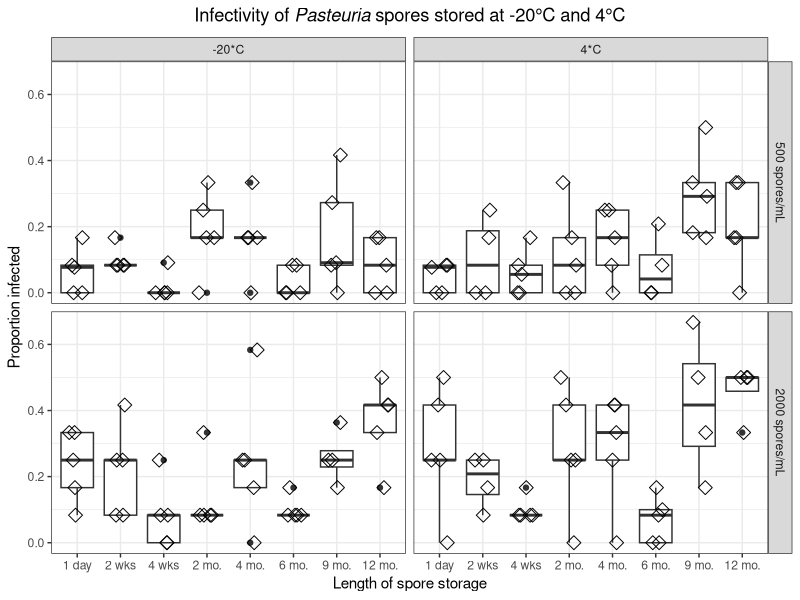
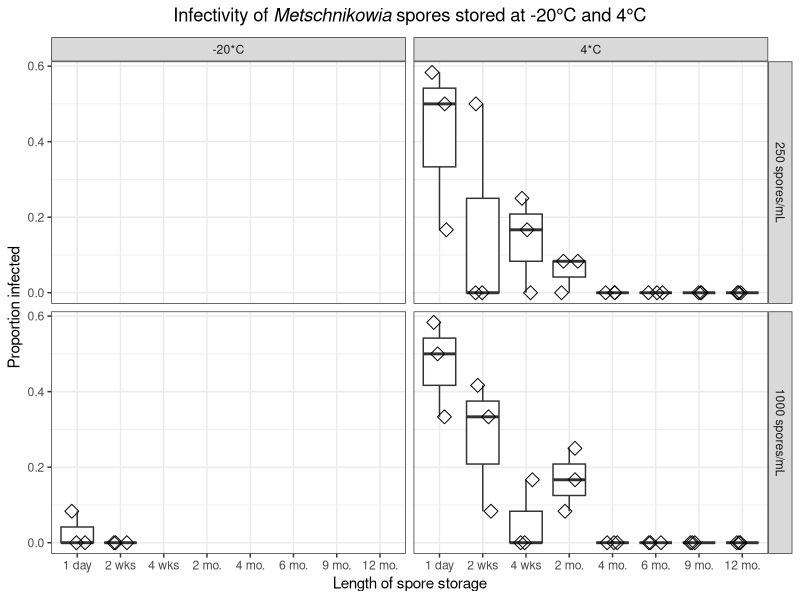
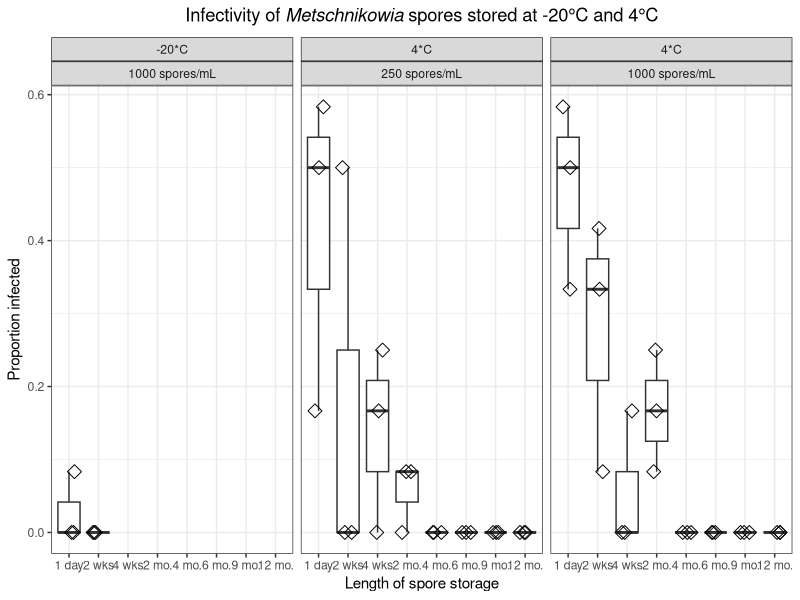
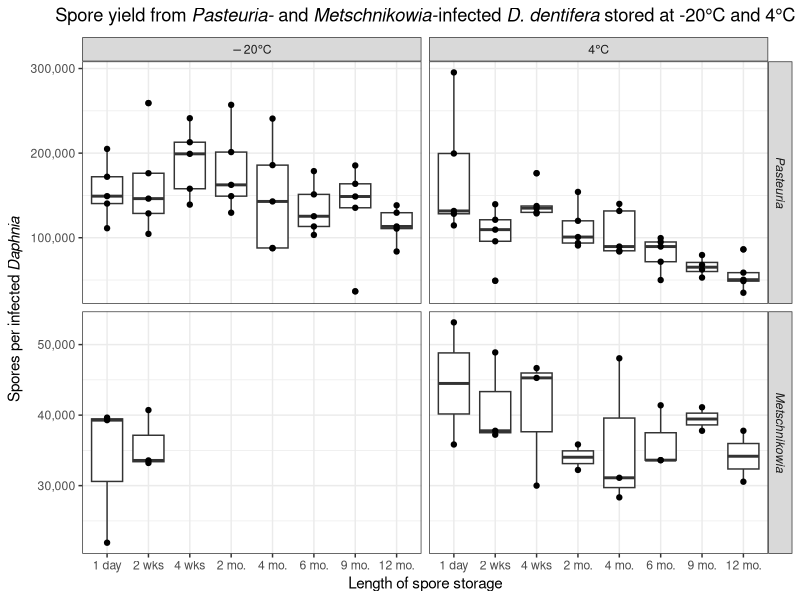

Source code (R) for these figures, in order:
## ---- chunk 1
knitr::opts_chunk$set(echo = TRUE)
## ---- chunk 2
library(tidyverse)
library(cowplot)
## ---- chunk 3
sporedata <- read.csv("SporeStorage.csv")
colnames(sporedata)

sporedata$reptube <- substr(sporedata$Rep, start = 1, stop = 1)
sporedata$repbeaker <- substr(sporedata$Rep, start = 2, stop = 2)

sporedata$propinf <- sporedata$Infected/sporedata$Total.checked

#NOTE: excluding the one Pasteuria tube that had an oddly low spore count with no explanation noted in lab notebook about how Katie got enough spores to do the exposures
sporedata <- sporedata %>%
  subset(sporedata$Possible.problem < 1)

summarydata <- sporedata %>%
  group_by(Storage.length,Parasite,Dose,Fridge.or.freezer,reptube) %>%
  summarise(sumchecked = sum(Total.checked), suminfected = sum(Infected))

summarydata$propinf <- summarydata$suminfected/summarydata$sumchecked

## ---- chunk 4
summarydata$Storage.length <- plyr::mapvalues(summarydata$Storage.length, from = c("1 day","2 weeks","4 weeks","2 months","4 months","6 months","9 months","1 year"), to = c("1 day","2 wks", "4 wks","2 mo.","4 mo.","6 mo.","9 mo.","12 mo."))

summarydata$Storage.length <- factor(summarydata$Storage.length, 
                                            c("1 day","2 wks", "4 wks","2 mo.","4 mo.","6 mo.","9 mo.","12 mo."))

summarydata$Parasite <- str_replace(summarydata$Parasite,"Metsch","Metschnikowia")

summarydata$Dose <- as.factor(summarydata$Dose)

summarydata$storagetemp <- plyr::mapvalues(summarydata$Fridge.or.freezer, from = c("Fridge","Freezer"), to = c("4*C", "-20*C"))
## ---- chunk 5
summarydata$Dose <- plyr::mapvalues(summarydata$Dose, from = c("500","2000"), to = c("500 spores/mL", "2000 spores/mL"))

pastplottitle <- expression(paste("Infectivity of"~italic("Pasteuria "),"spores stored at -20°C and 4°C"))

pastplotplusboxplot <- summarydata %>%
  filter(Parasite=="Pasteuria") %>%
  ggplot(aes(x=Storage.length,y=propinf)) +
  geom_boxplot() +
  geom_point(shape=5,size=3,position=position_jitter(width=0.2, height=0)) +
  theme_bw()  + facet_grid(Dose~storagetemp) +
  ggtitle(pastplottitle) +
  theme(plot.title = element_text(hjust = 0.5)) +
  xlab("Length of spore storage") +
  ylab("Proportion infected") +
  theme(legend.position="none")

pastplotplusboxplot
save_plot("pastplotplusboxplot.jpg", pastplotplusboxplot, base_width = 8, base_height = 6)
## ---- chunk 6
summarydata$Dose <- plyr::mapvalues(summarydata$Dose, from = c("250","1000"), to = c("250 spores/mL", "1000 spores/mL"))

metschplottitle <- expression(paste("Infectivity of"~italic("Metschnikowia "),"spores stored at -20°C and 4°C"))

metschplotplusboxplot <- summarydata %>%
  filter(Parasite=="Metschnikowia") %>%
  ggplot(aes(x=Storage.length,y=propinf)) +
  geom_boxplot() +
  geom_point(shape=5,size=3,position=position_jitter(width=0.2, height=0)) +
  theme_bw()  + facet_grid(Dose~storagetemp) +
  ggtitle(metschplottitle) +
  theme(plot.title = element_text(hjust = 0.5)) +
  xlab("Length of spore storage") +
  ylab("Proportion infected") +
  theme(legend.position="none")

metschplotplusboxplot
save_plot("metschplotplusboxplot.jpg", metschplotplusboxplot, base_width = 8, base_height = 6)

metschplotplusboxplotwrap <- summarydata %>%
  filter(Parasite=="Metschnikowia") %>%
  ggplot(aes(x=Storage.length,y=propinf)) +
  geom_boxplot() +
  geom_point(shape=5,size=3,position=position_jitter(width=0.2, height=0)) +
  theme_bw()  + facet_wrap(storagetemp~Dose) +
  ggtitle(metschplottitle) +
  theme(plot.title = element_text(hjust = 0.5)) +
  xlab("Length of spore storage") +
  ylab("Proportion infected") +
  theme(legend.position="none")

metschplotplusboxplotwrap
save_plot("metschplotplusboxplotwrap.jpg", metschplotplusboxplotwrap, base_width = 10, base_height = 3)

## ---- chunk 7
summarydata$lengthdays <- plyr::mapvalues(summarydata$Storage.length, from = c("1 day","2 wks", "4 wks","2 mo.","4 mo.","6 mo.","9 mo.","12 mo."), to = c("1", "14", "28",  "78", "120", "189", "273", "358"))
#str(summarydata)

summarydata$lengthdays <- as.numeric(as.character(summarydata$lengthdays))

#str(summarydata)

summarydata$sumuninfected <- (summarydata$sumchecked - summarydata$suminfected)

metschfridgedata <- summarydata %>%
  subset(Parasite == "Metschnikowia" & Fridge.or.freezer == "Fridge")

# resource for this approach: http://www.simonqueenborough.info/R/stats-basic/glm.html
metschfridgedatay <- cbind(metschfridgedata$suminfected, metschfridgedata$sumuninfected)

metschfridgemodel1<- glm(metschfridgedatay~metschfridgedata$Dose*metschfridgedata$lengthdays,family = binomial)

summary(metschfridgemodel1)

pastdata <- summarydata %>%
  subset(Parasite == "Pasteuria")

pastdatay <- cbind(pastdata$suminfected, pastdata$sumuninfected)

pastmodel1<- glm(pastdatay~pastdata$storagetemp*pastdata$lengthdays*pastdata$Dose,family = binomial)

summary(pastmodel1)
## ---- chunk 8
past500fridgedata <- pastdata %>%
  subset(Dose == "500 spores/mL" & Fridge.or.freezer == "Fridge")

past500fridgedatay <- cbind(past500fridgedata$suminfected, past500fridgedata$sumuninfected)

past500fridgemodel1<- glm(past500fridgedatay~past500fridgedata$lengthdays,family = binomial)

summary(past500fridgemodel1)

past2000fridgedata <- pastdata %>%
  subset(Dose == "2000 spores/mL" & Fridge.or.freezer == "Fridge")

past2000fridgedatay <- cbind(past2000fridgedata$suminfected, past2000fridgedata$sumuninfected)

past2000fridgemodel1<- glm(past2000fridgedatay~past2000fridgedata$lengthdays,family = binomial)

summary(past2000fridgemodel1)

past500freezerdata <- pastdata %>%
  subset(Dose == "500 spores/mL"& Fridge.or.freezer == "Freezer")

past500freezerdatay <- cbind(past500freezerdata$suminfected, past500freezerdata$sumuninfected)

past500freezermodel1<- glm(past500freezerdatay~past500freezerdata$lengthdays,family = binomial)

summary(past500freezermodel1)

past2000freezerdata <- pastdata %>%
  subset(Dose == "2000 spores/mL" & Fridge.or.freezer == "Freezer")

past2000freezerdatay <- cbind(past2000freezerdata$suminfected, past2000freezerdata$sumuninfected)

past2000freezermodel1<- glm(past2000freezerdatay~past2000freezerdata$lengthdays,family = binomial)

summary(past2000freezermodel1)
## ---- chunk 9
sporecountdata <- read.csv("SporeStorageSporeCounts.csv")
sporecountdata <- subset(sporecountdata, Exclude < 1)

sporecountdata$Fridge.or.freezer <- ifelse(sporecountdata$Storage.Temp == 4,"Fridge","Freezer")

sporecountdata$Storage.Length <- factor(sporecountdata$Storage.Length, 
                                            c("1 day","2 wks", "4 wks","2 mo.","4 mo.","6 mo.","9 mo.","12 mo."))

sporecountdata$lengthdays <- plyr::mapvalues(sporecountdata$Storage.Length, from = c("1 day","2 wks", "4 wks","2 mo.","4 mo.","6 mo.","9 mo.","12 mo."), to = c("1", "14", "28",  "78", "120", "189", "273", "358"))

sporecountdata$lengthdays <- as.numeric(as.character(sporecountdata$lengthdays))


metschfridgesporedata <- sporecountdata %>%
  subset(sporecountdata$Parasite == "Metsch" & sporecountdata$Fridge.or.freezer == "Fridge")

metschfridgesporedata$lnSporesperDaphnia <- log(metschfridgesporedata$Spores.per.Daphnia)
metschfridgesporemodel1 <- lm(lnSporesperDaphnia~lengthdays,data=metschfridgesporedata)
summary(metschfridgesporemodel1)
## ---- chunk 10
pastsporedata <- sporecountdata %>%
  subset(sporecountdata$Parasite == "Pasteuria")

pastsporedata$lnSporesperDaphnia <- log(pastsporedata$Spores.per.Daphnia)
pastsporemodel1<- glm(lnSporesperDaphnia~lengthdays*Fridge.or.freezer,family = gaussian,data=pastsporedata)

summary(pastsporemodel1)

#Now looking to see if the decline is significant even in the freezer:
pastfreezersporedata <- pastsporedata %>%
  subset(pastsporedata$Fridge.or.freezer == "Freezer")

pastfreezersporemodel1<- glm(lnSporesperDaphnia~lengthdays,family = gaussian,data=pastfreezersporedata)

summary(pastfreezersporemodel1)
## ---- chunk 11
sporecountdata$Parasite <- plyr::mapvalues(sporecountdata$Parasite, from = c("Pasteuria","Metsch"), to = c("italic('Pasteuria')","italic('Metschnikowia')"))

sporecountdata$Storage.Temp <- plyr::mapvalues(sporecountdata$Storage.Temp, from = c("4","-20"), to = c("4*degree*C","-20*degree*C"))

sporecountdata$Spores.per.Daphnia.div <- sporecountdata$Spores.per.Daphnia/1000

sporecountdata$Parasite <- factor(sporecountdata$Parasite,
                                  c("italic('Pasteuria')","italic('Metschnikowia')"))

sporeplottitle <- expression(paste("Spore yield from"~italic("Pasteuria- "),"and"~italic("Metschnikowia-"),"infected"~italic("D. dentifera "),"stored at -20°C and 4°C"))

point <- scales::format_format(big.mark = ",", scientific = FALSE)

sporecountboxplot <- sporecountdata %>%
  ggplot(aes(x=Storage.Length,y=Spores.per.Daphnia)) +
  geom_boxplot() +
  geom_point() +
  theme_bw()  + facet_grid(Parasite~Storage.Temp, scales="free_y",labeller=label_parsed) +
  ggtitle(sporeplottitle) +
  theme(plot.title = element_text(hjust = 0.5)) +
  scale_y_continuous(labels = point) +
#  scale_y_continuous(labels=scales::scientific) +
  xlab("Length of spore storage") +
  ylab(expression(paste("Spores per infected"~italic("Daphnia ")))) 

sporecountboxplot

save_plot("sporecountboxplot.jpg", sporecountboxplot, base_width = 9, base_height = 4)
